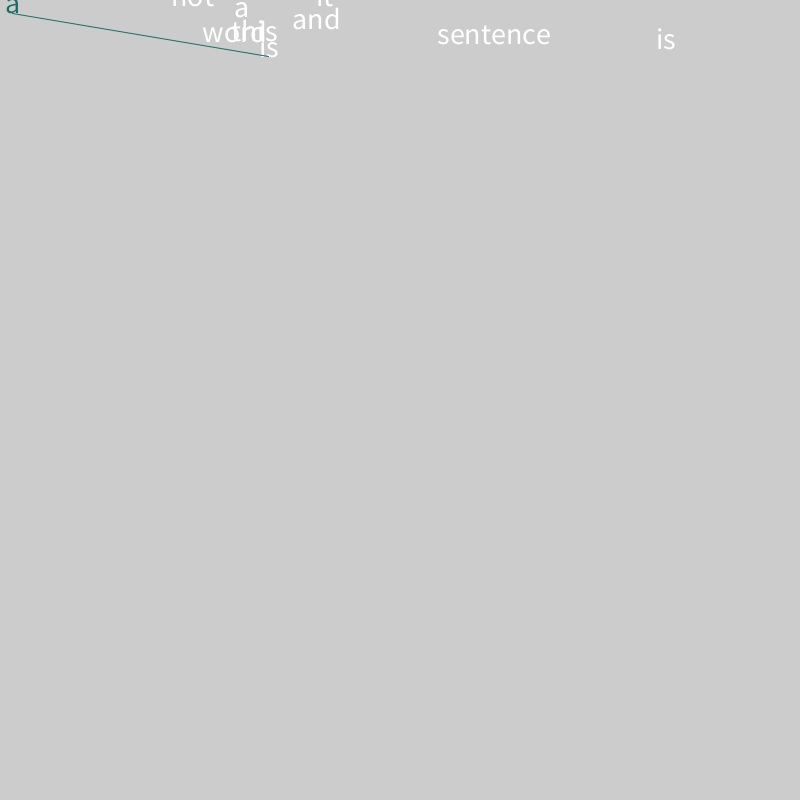
Frame 1 (no input)
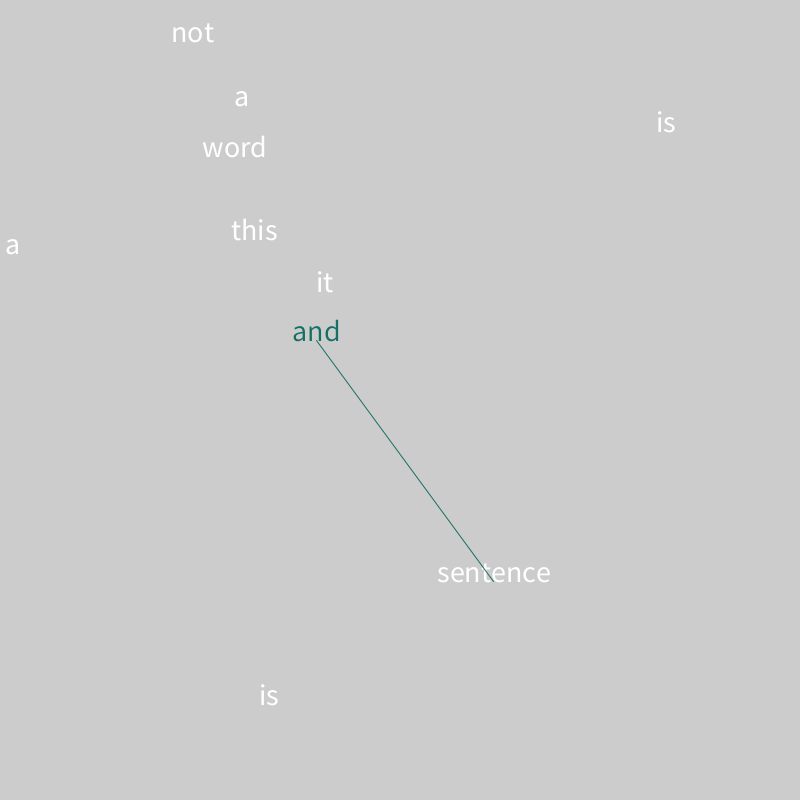
Frame 60 (the mouse pressed at the canvas centre just before this capture)
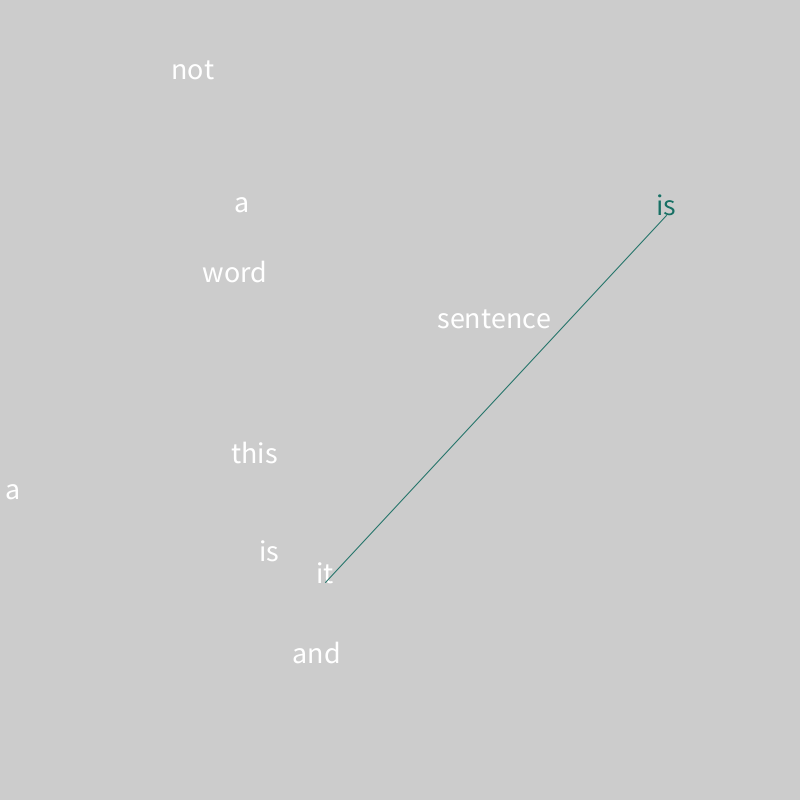
Frame 120 (the mouse held since frame 60 and released just before this capture)

The Processing sketch that drew these frames (run headless with seeded random() and noise(); from frame 60 on, the mouse is pressed at the canvas centre):

// Processing sketch: ParentsChildren_20120403_v5
// ── ParentsChildren_20120403_v5.pde
// Declare and contruct two objects (h1, h2) from the class HLine

String[] words = {"this", "is", "a", "sentence", "and", "it", "is", "not", "a", "word"};
HLine[] oth = new HLine[3];
HLine h1 = new HLine(20, 2.0, "a string", oth, 0); 
HLine h2 = new HLine(50, 2.5, "a string", oth, 1);
HLine h3 = new HLine(75, 3, "no string", oth, 2);
int w = width;
HLine[] sentence = new HLine[words.length];

 
void setup() 
{
  size(800, 800);
  frameRate(30);
  textSize(30);
  textAlign(CENTER);
  oth[0] = h1;
oth[1] = h1;
oth[2] = h3;
for (int i = 0; i < words.length; i++){
  sentence[i] = new HLine(random(100),random(20), words[i], sentence, i);
}

}

void draw() { 
  background(204);
//  h1.update(); 
//  h2.update();
//  h3.update(); 
//  h1.addChild();
//  h2.addChild(); 
//  h3.addChild();
  for (int i = 0; i < words.length; i++){
  sentence[i].update();
}

  sentence[round(millis()/1000)%sentence.length].highlightWord();
  sentence[round((millis()+500)/1000)%sentence.length].highlightConnector();

  
} 
 
class HLine {
//  String st; = "a string"; 
  float ypos, speed, x = random(800); String st; HLine[] others; int id;
  HLine (float y, float s, String st_in, HLine[] oin, int id_in) {  
    ypos = y; 
    speed = s; 
    st = st_in;
    others = oin;
    id = id_in;
    
//    child = h1;
//    child = h1;
  }
   
  void addChild(){
//  child = h2;
  }
    void highlightWord(){
stroke(25,110,99);
fill(25,110,99);
text(st, x, ypos);
    
  }
    void highlightConnector(){
stroke(25,110,99);
fill(25,110,99);
    if (id > 0){
    line(x, ypos, others[id-1].x, others[id-1].ypos);
    }    
  }
  
  void update() { 
    ypos += speed; 
    if (ypos > width) { 
      ypos = 0; 
    } 
//    line(0, ypos, width, ypos); 
    stroke(255);
    fill(255);
    text(st, x, ypos);
    if (id < others.length - 1){
//    line(x, ypos, others[id+1].x, others[id+1].ypos);
    }
  } 
  

}
